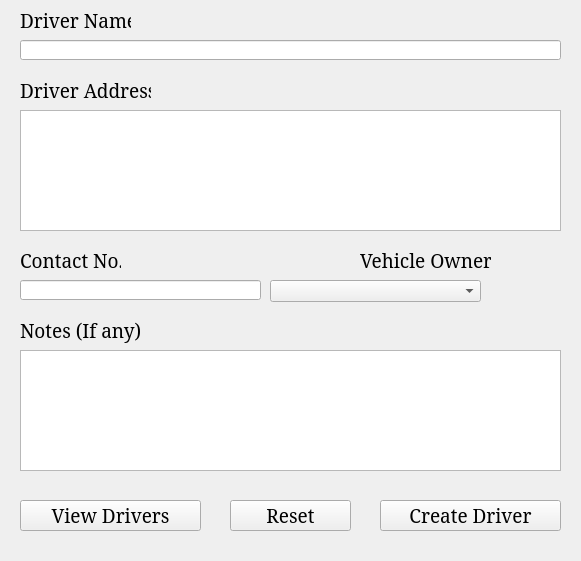
<?xml version="1.0" encoding="UTF-8"?>
<ui version="4.0">
 <class>AddDriverWindow</class>
 <widget class="QMainWindow" name="AddDriverWindow">
  <property name="windowModality">
   <enum>Qt::ApplicationModal</enum>
  </property>
  <property name="geometry">
   <rect>
    <x>0</x>
    <y>0</y>
    <width>581</width>
    <height>561</height>
   </rect>
  </property>
  <property name="windowTitle">
   <string>KB Roadways - Add Driver</string>
  </property>
  <property name="windowIcon">
   <iconset>
    <normaloff>../__Assets/Logos/CompanyLogo.png</normaloff>../__Assets/Logos/CompanyLogo.png</iconset>
  </property>
  <widget class="QWidget" name="centralwidget">
   <widget class="QLabel" name="lblDriverName">
    <property name="geometry">
     <rect>
      <x>20</x>
      <y>0</y>
      <width>111</width>
      <height>41</height>
     </rect>
    </property>
    <property name="font">
     <font>
      <family>Constantia</family>
      <pointsize>14</pointsize>
     </font>
    </property>
    <property name="text">
     <string>Driver Name</string>
    </property>
   </widget>
   <widget class="QLabel" name="lblDriverAddress">
    <property name="geometry">
     <rect>
      <x>20</x>
      <y>70</y>
      <width>131</width>
      <height>41</height>
     </rect>
    </property>
    <property name="font">
     <font>
      <family>Constantia</family>
      <pointsize>14</pointsize>
     </font>
    </property>
    <property name="text">
     <string>Driver Address</string>
    </property>
   </widget>
   <widget class="QLabel" name="lblLogo">
    <property name="geometry">
     <rect>
      <x>500</x>
      <y>260</y>
      <width>61</width>
      <height>51</height>
     </rect>
    </property>
    <property name="acceptDrops">
     <bool>false</bool>
    </property>
    <property name="autoFillBackground">
     <bool>false</bool>
    </property>
    <property name="text">
     <string/>
    </property>
    <property name="pixmap">
     <pixmap>../__Assets/Logos/CompanyLogo.png</pixmap>
    </property>
    <property name="scaledContents">
     <bool>true</bool>
    </property>
   </widget>
   <widget class="QLineEdit" name="leDriverName">
    <property name="enabled">
     <bool>true</bool>
    </property>
    <property name="geometry">
     <rect>
      <x>20</x>
      <y>40</y>
      <width>541</width>
      <height>20</height>
     </rect>
    </property>
    <property name="text">
     <string/>
    </property>
    <property name="readOnly">
     <bool>false</bool>
    </property>
   </widget>
   <widget class="QTextEdit" name="teDriverAddress">
    <property name="geometry">
     <rect>
      <x>20</x>
      <y>110</y>
      <width>541</width>
      <height>121</height>
     </rect>
    </property>
    <property name="acceptRichText">
     <bool>false</bool>
    </property>
   </widget>
   <widget class="QLabel" name="lblContactNo">
    <property name="geometry">
     <rect>
      <x>20</x>
      <y>240</y>
      <width>101</width>
      <height>41</height>
     </rect>
    </property>
    <property name="font">
     <font>
      <family>Constantia</family>
      <pointsize>14</pointsize>
     </font>
    </property>
    <property name="text">
     <string>Contact No.</string>
    </property>
   </widget>
   <widget class="QLineEdit" name="leContactNo">
    <property name="enabled">
     <bool>true</bool>
    </property>
    <property name="geometry">
     <rect>
      <x>20</x>
      <y>280</y>
      <width>241</width>
      <height>20</height>
     </rect>
    </property>
    <property name="text">
     <string/>
    </property>
    <property name="readOnly">
     <bool>false</bool>
    </property>
   </widget>
   <widget class="QLabel" name="lblNotes">
    <property name="geometry">
     <rect>
      <x>20</x>
      <y>310</y>
      <width>121</width>
      <height>41</height>
     </rect>
    </property>
    <property name="font">
     <font>
      <family>Constantia</family>
      <pointsize>14</pointsize>
     </font>
    </property>
    <property name="text">
     <string>Notes (If any)</string>
    </property>
   </widget>
   <widget class="QTextEdit" name="teNotes">
    <property name="geometry">
     <rect>
      <x>20</x>
      <y>350</y>
      <width>541</width>
      <height>121</height>
     </rect>
    </property>
    <property name="acceptRichText">
     <bool>false</bool>
    </property>
   </widget>
   <widget class="QPushButton" name="btnReset">
    <property name="geometry">
     <rect>
      <x>230</x>
      <y>500</y>
      <width>121</width>
      <height>31</height>
     </rect>
    </property>
    <property name="font">
     <font>
      <family>Constantia</family>
      <pointsize>14</pointsize>
     </font>
    </property>
    <property name="text">
     <string>Reset</string>
    </property>
   </widget>
   <widget class="QPushButton" name="btnCreateDriver">
    <property name="geometry">
     <rect>
      <x>380</x>
      <y>500</y>
      <width>181</width>
      <height>31</height>
     </rect>
    </property>
    <property name="font">
     <font>
      <family>Constantia</family>
      <pointsize>14</pointsize>
     </font>
    </property>
    <property name="text">
     <string>Create Driver</string>
    </property>
   </widget>
   <widget class="QPushButton" name="btnViewDrivers">
    <property name="geometry">
     <rect>
      <x>20</x>
      <y>500</y>
      <width>181</width>
      <height>31</height>
     </rect>
    </property>
    <property name="font">
     <font>
      <family>Constantia</family>
      <pointsize>14</pointsize>
     </font>
    </property>
    <property name="text">
     <string>View Drivers</string>
    </property>
   </widget>
   <widget class="QComboBox" name="cbVehicleOwners">
    <property name="geometry">
     <rect>
      <x>270</x>
      <y>280</y>
      <width>211</width>
      <height>22</height>
     </rect>
    </property>
   </widget>
   <widget class="QLabel" name="lblVehicleOwner">
    <property name="geometry">
     <rect>
      <x>360</x>
      <y>240</y>
      <width>131</width>
      <height>41</height>
     </rect>
    </property>
    <property name="font">
     <font>
      <family>Constantia</family>
      <pointsize>14</pointsize>
     </font>
    </property>
    <property name="text">
     <string>Vehicle Owner</string>
    </property>
   </widget>
  </widget>
 </widget>
 <tabstops>
  <tabstop>leDriverName</tabstop>
  <tabstop>teDriverAddress</tabstop>
  <tabstop>leContactNo</tabstop>
  <tabstop>cbVehicleOwners</tabstop>
  <tabstop>teNotes</tabstop>
  <tabstop>btnCreateDriver</tabstop>
  <tabstop>btnReset</tabstop>
  <tabstop>btnViewDrivers</tabstop>
 </tabstops>
 <resources/>
 <connections/>
</ui>
